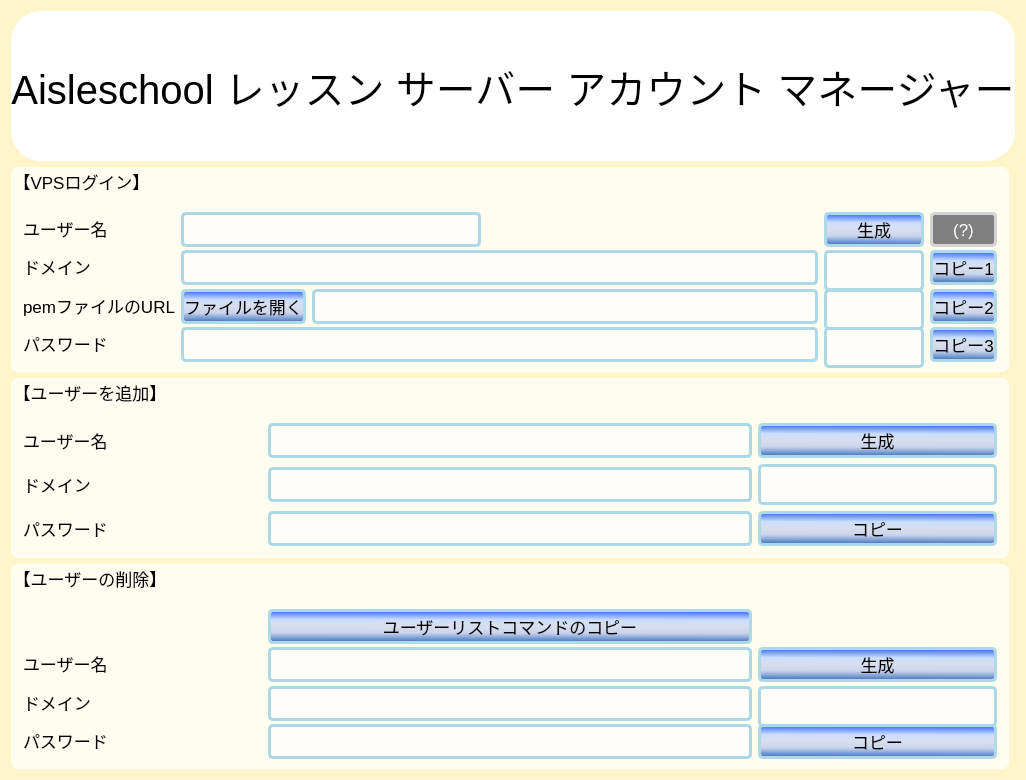
<?xml version="1.0" encoding="UTF-8"?>
<ui version="4.0">
 <class>Widget</class>
 <widget class="QWidget" name="Widget">
  <property name="geometry">
   <rect>
    <x>0</x>
    <y>0</y>
    <width>893</width>
    <height>780</height>
   </rect>
  </property>
  <property name="minimumSize">
   <size>
    <width>0</width>
    <height>780</height>
   </size>
  </property>
  <property name="maximumSize">
   <size>
    <width>893</width>
    <height>780</height>
   </size>
  </property>
  <property name="windowTitle">
   <string>Widget</string>
  </property>
  <property name="windowIcon">
   <iconset resource="resource.qrc">
    <normaloff>:/img/icon.png</normaloff>:/img/icon.png</iconset>
  </property>
  <property name="styleSheet">
   <string notr="true">background-color: rgb(255, 245, 203);</string>
  </property>
  <layout class="QGridLayout" name="gridLayout_4">
   <item row="0" column="0" colspan="2">
    <widget class="QLabel" name="label_11">
     <property name="minimumSize">
      <size>
       <width>0</width>
       <height>150</height>
      </size>
     </property>
     <property name="font">
      <font>
       <pointsize>30</pointsize>
      </font>
     </property>
     <property name="styleSheet">
      <string notr="true">background-color: rgb(255, 255, 255, 255);
border-radius : 30px;</string>
     </property>
     <property name="text">
      <string>Aisleschool レッスン サーバー アカウント マネージャー</string>
     </property>
     <property name="alignment">
      <set>Qt::AlignCenter</set>
     </property>
    </widget>
   </item>
   <item row="1" column="0">
    <widget class="QGroupBox" name="groupBox">
     <property name="font">
      <font>
       <pointsize>13</pointsize>
      </font>
     </property>
     <property name="styleSheet">
      <string notr="true">background-image: &quot;&quot;;
background-color: rgba(255, 255, 255,180);
font-size : 13pt;
border-radius : 7px;

</string>
     </property>
     <property name="title">
      <string>【VPSログイン】</string>
     </property>
     <layout class="QGridLayout" name="gridLayout">
      <item row="1" column="0">
       <widget class="QLabel" name="label">
        <property name="styleSheet">
         <string notr="true">background-color: rgba(255, 255, 255,0);</string>
        </property>
        <property name="text">
         <string>ユーザー名</string>
        </property>
       </widget>
      </item>
      <item row="4" column="0">
       <widget class="QLabel" name="label_4">
        <property name="styleSheet">
         <string notr="true">background-color: rgba(255, 255, 255, 0);</string>
        </property>
        <property name="text">
         <string>パスワード</string>
        </property>
       </widget>
      </item>
      <item row="2" column="1" colspan="2">
       <widget class="QLineEdit" name="log_domain">
        <property name="minimumSize">
         <size>
          <width>0</width>
          <height>35</height>
         </size>
        </property>
        <property name="maximumSize">
         <size>
          <width>16777215</width>
          <height>35</height>
         </size>
        </property>
        <property name="styleSheet">
         <string notr="true">border-radius : 5px;
border : 3px solid lightblue</string>
        </property>
       </widget>
      </item>
      <item row="4" column="3">
       <widget class="QLabel" name="log_txt3">
        <property name="minimumSize">
         <size>
          <width>100</width>
          <height>41</height>
         </size>
        </property>
        <property name="styleSheet">
         <string notr="true">border-radius : 5px;
border : 3px solid lightblue;
max-height : 35px;
min-height : 35px</string>
        </property>
        <property name="text">
         <string/>
        </property>
       </widget>
      </item>
      <item row="1" column="1" colspan="2">
       <widget class="QLineEdit" name="log_name">
        <property name="minimumSize">
         <size>
          <width>300</width>
          <height>35</height>
         </size>
        </property>
        <property name="maximumSize">
         <size>
          <width>300</width>
          <height>35</height>
         </size>
        </property>
        <property name="styleSheet">
         <string notr="true">border-radius : 5px;
border : 3px solid lightblue</string>
        </property>
       </widget>
      </item>
      <item row="2" column="0">
       <widget class="QLabel" name="label_2">
        <property name="styleSheet">
         <string notr="true">background-color: rgba(255, 255, 255, 0);</string>
        </property>
        <property name="text">
         <string>ドメイン</string>
        </property>
       </widget>
      </item>
      <item row="4" column="4">
       <widget class="QPushButton" name="cp3_btn">
        <property name="minimumSize">
         <size>
          <width>0</width>
          <height>35</height>
         </size>
        </property>
        <property name="maximumSize">
         <size>
          <width>16777215</width>
          <height>35</height>
         </size>
        </property>
        <property name="styleSheet">
         <string notr="true">border-radius : 5px;
border : 3px solid lightblue;
background-color: qlineargradient(spread:pad, x1:0.483, y1:1, x2:0.5, y2:0, stop:0 rgba(57, 111, 189, 255), stop:0.295455 rgba(201, 212, 236, 255), stop:0.505682 rgba(216, 223, 236, 255), stop:0.710227 rgba(203, 222, 255, 255), stop:1 rgba(52, 101, 255, 255));
</string>
        </property>
        <property name="text">
         <string>コピー3</string>
        </property>
       </widget>
      </item>
      <item row="2" column="3">
       <widget class="QLabel" name="log_txt1">
        <property name="minimumSize">
         <size>
          <width>100</width>
          <height>41</height>
         </size>
        </property>
        <property name="maximumSize">
         <size>
          <width>400</width>
          <height>41</height>
         </size>
        </property>
        <property name="styleSheet">
         <string notr="true">border-radius : 5px;
border : 3px solid lightblue;
max-height : 35px;
min-height : 35px</string>
        </property>
        <property name="text">
         <string/>
        </property>
       </widget>
      </item>
      <item row="4" column="1" colspan="2">
       <widget class="QLineEdit" name="log_pass">
        <property name="minimumSize">
         <size>
          <width>0</width>
          <height>35</height>
         </size>
        </property>
        <property name="maximumSize">
         <size>
          <width>16777215</width>
          <height>35</height>
         </size>
        </property>
        <property name="styleSheet">
         <string notr="true">border-radius : 5px;
border : 3px solid lightblue</string>
        </property>
       </widget>
      </item>
      <item row="2" column="4">
       <widget class="QPushButton" name="cp1_btn">
        <property name="minimumSize">
         <size>
          <width>0</width>
          <height>35</height>
         </size>
        </property>
        <property name="maximumSize">
         <size>
          <width>16777215</width>
          <height>35</height>
         </size>
        </property>
        <property name="styleSheet">
         <string notr="true">border-radius : 5px;
border : 3px solid lightblue;
background-color: qlineargradient(spread:pad, x1:0.483, y1:1, x2:0.5, y2:0, stop:0 rgba(57, 111, 189, 255), stop:0.295455 rgba(201, 212, 236, 255), stop:0.505682 rgba(216, 223, 236, 255), stop:0.710227 rgba(203, 222, 255, 255), stop:1 rgba(52, 101, 255, 255));
</string>
        </property>
        <property name="text">
         <string>コピー1</string>
        </property>
       </widget>
      </item>
      <item row="3" column="4">
       <widget class="QPushButton" name="cp2_btn">
        <property name="minimumSize">
         <size>
          <width>0</width>
          <height>35</height>
         </size>
        </property>
        <property name="maximumSize">
         <size>
          <width>16777215</width>
          <height>35</height>
         </size>
        </property>
        <property name="styleSheet">
         <string notr="true">border-radius : 5px;
border : 3px solid lightblue;
background-color: qlineargradient(spread:pad, x1:0.483, y1:1, x2:0.5, y2:0, stop:0 rgba(57, 111, 189, 255), stop:0.295455 rgba(201, 212, 236, 255), stop:0.505682 rgba(216, 223, 236, 255), stop:0.710227 rgba(203, 222, 255, 255), stop:1 rgba(52, 101, 255, 255));
</string>
        </property>
        <property name="text">
         <string>コピー2</string>
        </property>
       </widget>
      </item>
      <item row="3" column="2">
       <widget class="QLineEdit" name="log_pem">
        <property name="enabled">
         <bool>false</bool>
        </property>
        <property name="minimumSize">
         <size>
          <width>0</width>
          <height>35</height>
         </size>
        </property>
        <property name="maximumSize">
         <size>
          <width>16777215</width>
          <height>35</height>
         </size>
        </property>
        <property name="styleSheet">
         <string notr="true">border-radius : 5px;
border : 3px solid lightblue</string>
        </property>
       </widget>
      </item>
      <item row="3" column="1">
       <widget class="QPushButton" name="log_url_btn">
        <property name="minimumSize">
         <size>
          <width>0</width>
          <height>35</height>
         </size>
        </property>
        <property name="maximumSize">
         <size>
          <width>16777215</width>
          <height>35</height>
         </size>
        </property>
        <property name="styleSheet">
         <string notr="true">border-radius : 5px;
border : 3px solid lightblue;
background-color: qlineargradient(spread:pad, x1:0.483, y1:1, x2:0.5, y2:0, stop:0 rgba(57, 111, 189, 255), stop:0.295455 rgba(201, 212, 236, 255), stop:0.505682 rgba(216, 223, 236, 255), stop:0.710227 rgba(203, 222, 255, 255), stop:1 rgba(52, 101, 255, 255));
</string>
        </property>
        <property name="text">
         <string>ファイルを開く</string>
        </property>
       </widget>
      </item>
      <item row="3" column="3">
       <widget class="QLabel" name="log_txt2">
        <property name="minimumSize">
         <size>
          <width>100</width>
          <height>41</height>
         </size>
        </property>
        <property name="styleSheet">
         <string notr="true">border-radius : 5px;
border : 3px solid lightblue;
max-height : 35px;
min-height : 35px</string>
        </property>
        <property name="text">
         <string/>
        </property>
       </widget>
      </item>
      <item row="3" column="0">
       <widget class="QLabel" name="label_3">
        <property name="styleSheet">
         <string notr="true">background-color: rgba(255, 255, 255, 0);</string>
        </property>
        <property name="text">
         <string>pemファイルのURL</string>
        </property>
       </widget>
      </item>
      <item row="0" column="1">
       <spacer name="verticalSpacer_3">
        <property name="orientation">
         <enum>Qt::Vertical</enum>
        </property>
        <property name="sizeType">
         <enum>QSizePolicy::Fixed</enum>
        </property>
        <property name="sizeHint" stdset="0">
         <size>
          <width>20</width>
          <height>10</height>
         </size>
        </property>
       </spacer>
      </item>
      <item row="1" column="3">
       <widget class="QPushButton" name="log_btn">
        <property name="minimumSize">
         <size>
          <width>0</width>
          <height>35</height>
         </size>
        </property>
        <property name="maximumSize">
         <size>
          <width>16777215</width>
          <height>35</height>
         </size>
        </property>
        <property name="styleSheet">
         <string notr="true">border-radius : 5px;
border : 3px solid lightblue;
background-color: qlineargradient(spread:pad, x1:0.483, y1:1, x2:0.5, y2:0, stop:0 rgba(57, 111, 189, 255), stop:0.295455 rgba(201, 212, 236, 255), stop:0.505682 rgba(216, 223, 236, 255), stop:0.710227 rgba(203, 222, 255, 255), stop:1 rgba(52, 101, 255, 255));
</string>
        </property>
        <property name="text">
         <string>生成</string>
        </property>
       </widget>
      </item>
      <item row="1" column="4">
       <widget class="QPushButton" name="help_btn">
        <property name="minimumSize">
         <size>
          <width>0</width>
          <height>35</height>
         </size>
        </property>
        <property name="maximumSize">
         <size>
          <width>16777215</width>
          <height>35</height>
         </size>
        </property>
        <property name="font">
         <font>
          <pointsize>13</pointsize>
         </font>
        </property>
        <property name="styleSheet">
         <string notr="true">border-radius : 5px;
border : 3px solid lightgrey;
background-color: grey;
color : white;
</string>
        </property>
        <property name="text">
         <string>(?)</string>
        </property>
       </widget>
      </item>
     </layout>
    </widget>
   </item>
   <item row="2" column="0">
    <widget class="QGroupBox" name="add_group">
     <property name="font">
      <font>
       <pointsize>13</pointsize>
      </font>
     </property>
     <property name="styleSheet">
      <string notr="true">background-color: rgba(255, 255, 255,180);
font-size : 13pt;
border-radius : 7px;
background-image: none</string>
     </property>
     <property name="title">
      <string>【ユーザーを追加】</string>
     </property>
     <layout class="QGridLayout" name="gridLayout_2">
      <item row="2" column="1" colspan="2">
       <widget class="QLineEdit" name="add_domain">
        <property name="minimumSize">
         <size>
          <width>0</width>
          <height>35</height>
         </size>
        </property>
        <property name="maximumSize">
         <size>
          <width>16777215</width>
          <height>35</height>
         </size>
        </property>
        <property name="styleSheet">
         <string notr="true">border-radius : 5px;
border : 3px solid lightblue</string>
        </property>
       </widget>
      </item>
      <item row="2" column="3">
       <widget class="QLabel" name="add_txt">
        <property name="minimumSize">
         <size>
          <width>100</width>
          <height>41</height>
         </size>
        </property>
        <property name="styleSheet">
         <string notr="true">border-radius : 5px;
border : 3px solid lightblue;
max-height : 35px;
min-height : 35px</string>
        </property>
        <property name="text">
         <string/>
        </property>
       </widget>
      </item>
      <item row="3" column="0">
       <widget class="QLabel" name="label_8">
        <property name="styleSheet">
         <string notr="true">background-color: rgba(255, 255, 255, 0);</string>
        </property>
        <property name="text">
         <string>パスワード</string>
        </property>
       </widget>
      </item>
      <item row="2" column="0">
       <widget class="QLabel" name="label_6">
        <property name="styleSheet">
         <string notr="true">background-color: rgba(255, 255, 255, 0);</string>
        </property>
        <property name="text">
         <string>ドメイン</string>
        </property>
       </widget>
      </item>
      <item row="1" column="1" colspan="2">
       <widget class="QLineEdit" name="add_name">
        <property name="minimumSize">
         <size>
          <width>0</width>
          <height>35</height>
         </size>
        </property>
        <property name="maximumSize">
         <size>
          <width>16777215</width>
          <height>35</height>
         </size>
        </property>
        <property name="styleSheet">
         <string notr="true">border-radius : 5px;
border : 3px solid lightblue</string>
        </property>
       </widget>
      </item>
      <item row="3" column="3">
       <widget class="QPushButton" name="cp1_btn_2">
        <property name="minimumSize">
         <size>
          <width>0</width>
          <height>35</height>
         </size>
        </property>
        <property name="maximumSize">
         <size>
          <width>16777215</width>
          <height>35</height>
         </size>
        </property>
        <property name="styleSheet">
         <string notr="true">border-radius : 5px;
border : 3px solid lightblue;
background-color: qlineargradient(spread:pad, x1:0.483, y1:1, x2:0.5, y2:0, stop:0 rgba(57, 111, 189, 255), stop:0.295455 rgba(201, 212, 236, 255), stop:0.505682 rgba(216, 223, 236, 255), stop:0.710227 rgba(203, 222, 255, 255), stop:1 rgba(52, 101, 255, 255));
</string>
        </property>
        <property name="text">
         <string>コピー</string>
        </property>
       </widget>
      </item>
      <item row="3" column="1" colspan="2">
       <widget class="QLineEdit" name="add_pass">
        <property name="minimumSize">
         <size>
          <width>0</width>
          <height>35</height>
         </size>
        </property>
        <property name="maximumSize">
         <size>
          <width>16777215</width>
          <height>35</height>
         </size>
        </property>
        <property name="styleSheet">
         <string notr="true">border-radius : 5px;
border : 3px solid lightblue</string>
        </property>
       </widget>
      </item>
      <item row="1" column="3">
       <widget class="QPushButton" name="add_btn">
        <property name="minimumSize">
         <size>
          <width>0</width>
          <height>35</height>
         </size>
        </property>
        <property name="maximumSize">
         <size>
          <width>16777215</width>
          <height>35</height>
         </size>
        </property>
        <property name="styleSheet">
         <string notr="true">border-radius : 5px;
border : 3px solid lightblue;
background-color: qlineargradient(spread:pad, x1:0.483, y1:1, x2:0.5, y2:0, stop:0 rgba(57, 111, 189, 255), stop:0.295455 rgba(201, 212, 236, 255), stop:0.505682 rgba(216, 223, 236, 255), stop:0.710227 rgba(203, 222, 255, 255), stop:1 rgba(52, 101, 255, 255));
</string>
        </property>
        <property name="text">
         <string>生成</string>
        </property>
       </widget>
      </item>
      <item row="1" column="0">
       <widget class="QLabel" name="label_5">
        <property name="styleSheet">
         <string notr="true">background-color: rgba(255, 255, 255, 0);</string>
        </property>
        <property name="text">
         <string>ユーザー名</string>
        </property>
       </widget>
      </item>
      <item row="0" column="0">
       <spacer name="verticalSpacer_2">
        <property name="orientation">
         <enum>Qt::Vertical</enum>
        </property>
        <property name="sizeType">
         <enum>QSizePolicy::Fixed</enum>
        </property>
        <property name="sizeHint" stdset="0">
         <size>
          <width>20</width>
          <height>10</height>
         </size>
        </property>
       </spacer>
      </item>
     </layout>
    </widget>
   </item>
   <item row="3" column="0">
    <widget class="QGroupBox" name="del_group">
     <property name="font">
      <font>
       <pointsize>13</pointsize>
      </font>
     </property>
     <property name="styleSheet">
      <string notr="true">background-color: rgba(255, 255, 255,180);
font-size : 13pt;
border-radius : 7px;
</string>
     </property>
     <property name="title">
      <string>【ユーザーの削除】</string>
     </property>
     <layout class="QGridLayout" name="gridLayout_3">
      <item row="2" column="0">
       <widget class="QLabel" name="label_7">
        <property name="styleSheet">
         <string notr="true">background-color: rgba(255, 255, 255, 0);</string>
        </property>
        <property name="text">
         <string>ユーザー名</string>
        </property>
       </widget>
      </item>
      <item row="3" column="0">
       <widget class="QLabel" name="label_10">
        <property name="styleSheet">
         <string notr="true">background-color: rgba(255, 255, 255, 0);</string>
        </property>
        <property name="text">
         <string>ドメイン</string>
        </property>
       </widget>
      </item>
      <item row="3" column="3">
       <widget class="QLabel" name="del_txt">
        <property name="minimumSize">
         <size>
          <width>100</width>
          <height>41</height>
         </size>
        </property>
        <property name="styleSheet">
         <string notr="true">border-radius : 5px;
border : 3px solid lightblue;
max-height : 35px;
min-height : 35px</string>
        </property>
        <property name="text">
         <string/>
        </property>
       </widget>
      </item>
      <item row="4" column="3">
       <widget class="QPushButton" name="cp1_btn_3">
        <property name="minimumSize">
         <size>
          <width>0</width>
          <height>35</height>
         </size>
        </property>
        <property name="maximumSize">
         <size>
          <width>16777215</width>
          <height>35</height>
         </size>
        </property>
        <property name="styleSheet">
         <string notr="true">border-radius : 5px;
border : 3px solid lightblue;
background-color: qlineargradient(spread:pad, x1:0.483, y1:1, x2:0.5, y2:0, stop:0 rgba(57, 111, 189, 255), stop:0.295455 rgba(201, 212, 236, 255), stop:0.505682 rgba(216, 223, 236, 255), stop:0.710227 rgba(203, 222, 255, 255), stop:1 rgba(52, 101, 255, 255));
</string>
        </property>
        <property name="text">
         <string>コピー</string>
        </property>
       </widget>
      </item>
      <item row="4" column="0">
       <widget class="QLabel" name="label_9">
        <property name="styleSheet">
         <string notr="true">background-color: rgba(255, 255, 255, 0);</string>
        </property>
        <property name="text">
         <string>パスワード</string>
        </property>
       </widget>
      </item>
      <item row="3" column="1" colspan="2">
       <widget class="QLineEdit" name="del_domain">
        <property name="minimumSize">
         <size>
          <width>0</width>
          <height>35</height>
         </size>
        </property>
        <property name="maximumSize">
         <size>
          <width>16777215</width>
          <height>35</height>
         </size>
        </property>
        <property name="styleSheet">
         <string notr="true">border-radius : 5px;
border : 3px solid lightblue</string>
        </property>
       </widget>
      </item>
      <item row="0" column="0">
       <spacer name="verticalSpacer">
        <property name="orientation">
         <enum>Qt::Vertical</enum>
        </property>
        <property name="sizeType">
         <enum>QSizePolicy::Fixed</enum>
        </property>
        <property name="sizeHint" stdset="0">
         <size>
          <width>20</width>
          <height>10</height>
         </size>
        </property>
       </spacer>
      </item>
      <item row="2" column="3">
       <widget class="QPushButton" name="del_btn">
        <property name="minimumSize">
         <size>
          <width>0</width>
          <height>35</height>
         </size>
        </property>
        <property name="maximumSize">
         <size>
          <width>16777215</width>
          <height>35</height>
         </size>
        </property>
        <property name="styleSheet">
         <string notr="true">border-radius : 5px;
border : 3px solid lightblue;
background-color: qlineargradient(spread:pad, x1:0.483, y1:1, x2:0.5, y2:0, stop:0 rgba(57, 111, 189, 255), stop:0.295455 rgba(201, 212, 236, 255), stop:0.505682 rgba(216, 223, 236, 255), stop:0.710227 rgba(203, 222, 255, 255), stop:1 rgba(52, 101, 255, 255));
</string>
        </property>
        <property name="text">
         <string>生成</string>
        </property>
       </widget>
      </item>
      <item row="2" column="1" colspan="2">
       <widget class="QLineEdit" name="del_name">
        <property name="minimumSize">
         <size>
          <width>0</width>
          <height>35</height>
         </size>
        </property>
        <property name="maximumSize">
         <size>
          <width>16777215</width>
          <height>35</height>
         </size>
        </property>
        <property name="styleSheet">
         <string notr="true">border-radius : 5px;
border : 3px solid lightblue</string>
        </property>
       </widget>
      </item>
      <item row="4" column="1" colspan="2">
       <widget class="QLineEdit" name="del_pass">
        <property name="minimumSize">
         <size>
          <width>0</width>
          <height>35</height>
         </size>
        </property>
        <property name="maximumSize">
         <size>
          <width>16777215</width>
          <height>35</height>
         </size>
        </property>
        <property name="styleSheet">
         <string notr="true">border-radius : 5px;
border : 3px solid lightblue</string>
        </property>
       </widget>
      </item>
      <item row="1" column="1" colspan="2">
       <widget class="QPushButton" name="list_btn">
        <property name="minimumSize">
         <size>
          <width>0</width>
          <height>35</height>
         </size>
        </property>
        <property name="maximumSize">
         <size>
          <width>16777215</width>
          <height>35</height>
         </size>
        </property>
        <property name="styleSheet">
         <string notr="true">border-radius : 5px;
border : 3px solid lightblue;
background-color: qlineargradient(spread:pad, x1:0.483, y1:1, x2:0.5, y2:0, stop:0 rgba(57, 111, 189, 255), stop:0.295455 rgba(201, 212, 236, 255), stop:0.505682 rgba(216, 223, 236, 255), stop:0.710227 rgba(203, 222, 255, 255), stop:1 rgba(52, 101, 255, 255));
</string>
        </property>
        <property name="text">
         <string>ユーザーリストコマンドのコピー</string>
        </property>
       </widget>
      </item>
     </layout>
    </widget>
   </item>
  </layout>
 </widget>
 <tabstops>
  <tabstop>log_name</tabstop>
  <tabstop>log_domain</tabstop>
  <tabstop>log_url_btn</tabstop>
  <tabstop>log_pass</tabstop>
  <tabstop>log_btn</tabstop>
  <tabstop>cp1_btn</tabstop>
  <tabstop>cp2_btn</tabstop>
  <tabstop>cp3_btn</tabstop>
  <tabstop>add_name</tabstop>
  <tabstop>add_domain</tabstop>
  <tabstop>add_pass</tabstop>
  <tabstop>add_btn</tabstop>
  <tabstop>cp1_btn_2</tabstop>
  <tabstop>del_name</tabstop>
  <tabstop>del_domain</tabstop>
  <tabstop>del_pass</tabstop>
  <tabstop>del_btn</tabstop>
  <tabstop>cp1_btn_3</tabstop>
  <tabstop>log_pem</tabstop>
 </tabstops>
 <resources>
  <include location="resource.qrc"/>
 </resources>
 <connections/>
</ui>
